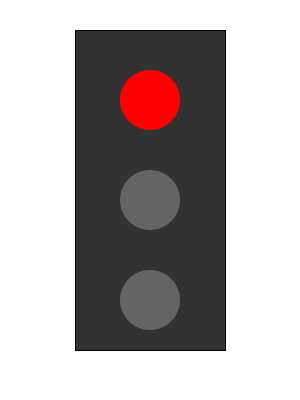
Frame 1 (no input)
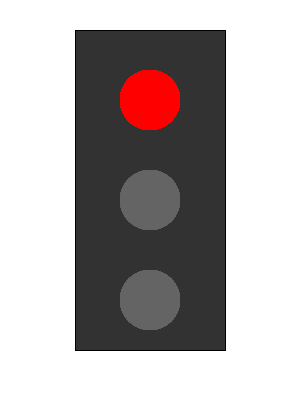
Frame 60 (the mouse pressed at the canvas centre just before this capture)
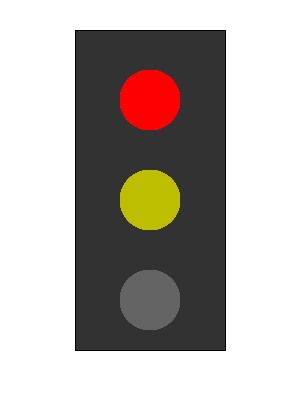
Frame 120 (the mouse held since frame 60 and released just before this capture)

The Processing sketch that drew these frames (run headless with seeded random() and noise(); from frame 60 on, the mouse is pressed at the canvas centre):

// Processing sketch: task_6
// ── task_6.pde
int red = color(255, 0, 0);
int green = color(0, 255, 20);
int yellow = color(190, 190, 0);
int grey = color(100, 100, 100);

int light1;
int light2;
int light3;

void setup()
{
  size(300, 400);
  background(255);
  stroke(0);
  fill(50, 50, 50);
  rect(width / 4, 30, width / 2, height - 80);
}

void draw()
{
  int cycleLength = 320; // Total frames for full cycle
  int currentFrame = frameCount % cycleLength;

  // Change lights based on currentFrame
  if (currentFrame < 80) {
    // State 1: Red only
    light1 = red;
    light2 = grey;
    light3 = grey;
  } else if (currentFrame < 160) {
    // State 2: Red + Yellow
    light1 = red;
    light2 = yellow;
    light3 = grey;
  } else if (currentFrame < 240) {
    // State 3: Green
    light1 = grey;
    light2 = grey;
    light3 = green;
  } else {
    // State 4: Yellow only
    light1 = grey;
    light2 = yellow;
    light3 = grey;
  }

  noStroke();

  // Light 1 (top)
  fill(light1);
  ellipse(width / 2, 100, 60, 60);

  // Light 2 (middle)
  fill(light2);
  ellipse(width / 2, 200, 60, 60);

  // Light 3 (bottom)
  fill(light3);
  ellipse(width / 2, 300, 60, 60);
}
